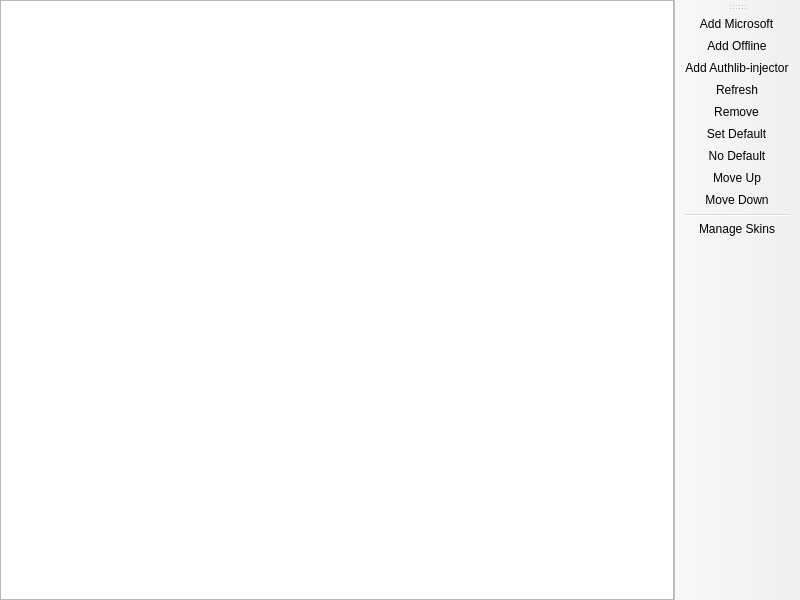
<?xml version="1.0" encoding="UTF-8"?>
<ui version="4.0">
 <class>AccountListPage</class>
 <widget class="QMainWindow" name="AccountListPage">
  <property name="geometry">
   <rect>
    <x>0</x>
    <y>0</y>
    <width>800</width>
    <height>600</height>
   </rect>
  </property>
  <widget class="QWidget" name="centralwidget">
   <layout class="QHBoxLayout" name="horizontalLayout">
    <property name="leftMargin">
     <number>0</number>
    </property>
    <property name="topMargin">
     <number>0</number>
    </property>
    <property name="rightMargin">
     <number>0</number>
    </property>
    <property name="bottomMargin">
     <number>0</number>
    </property>
    <item>
     <widget class="VersionListView" name="listView">
      <property name="alternatingRowColors">
       <bool>true</bool>
      </property>
      <property name="rootIsDecorated">
       <bool>false</bool>
      </property>
      <property name="itemsExpandable">
       <bool>false</bool>
      </property>
      <property name="allColumnsShowFocus">
       <bool>true</bool>
      </property>
      <attribute name="headerStretchLastSection">
       <bool>false</bool>
      </attribute>
     </widget>
    </item>
   </layout>
  </widget>
  <widget class="WideBar" name="toolBar">
   <attribute name="toolBarArea">
    <enum>RightToolBarArea</enum>
   </attribute>
   <attribute name="toolBarBreak">
    <bool>false</bool>
   </attribute>
   <addaction name="actionAddMicrosoft"/>
   <addaction name="actionAddOffline"/>
   <addaction name="actionAddAuthlibInjector"/>
   <addaction name="actionRefresh"/>
   <addaction name="actionRemove"/>
   <addaction name="actionSetDefault"/>
   <addaction name="actionNoDefault"/>
   <addaction name="actionMoveUp"/>
   <addaction name="actionMoveDown"/>
   <addaction name="separator"/>
   <addaction name="actionManageSkins"/>
  </widget>
  <action name="actionSetDefault">
   <property name="text">
    <string>&amp;Set Default</string>
   </property>
  </action>
  <action name="actionNoDefault">
   <property name="checkable">
    <bool>true</bool>
   </property>
   <property name="text">
    <string>&amp;No Default</string>
   </property>
  </action>
  <action name="actionManageSkins">
   <property name="text">
    <string>&amp;Manage Skins</string>
   </property>
   <property name="toolTip">
    <string>Manage Skins</string>
   </property>
  </action>
  <action name="actionAddMicrosoft">
   <property name="text">
    <string>&amp;Add Microsoft</string>
   </property>
  </action>
  <action name="actionAddOffline">
   <property name="text">
    <string>Add &amp;Offline</string>
   </property>
  </action>
  <action name="actionAddAuthlibInjector">
   <property name="text">
    <string>Add &amp;Authlib-injector</string>
   </property>
  </action>
  <action name="actionRefresh">
   <property name="text">
    <string>&amp;Refresh</string>
   </property>
   <property name="toolTip">
    <string>Refresh the account tokens</string>
   </property>
  </action>
  <action name="actionRemove">
   <property name="text">
    <string>Remo&amp;ve</string>
   </property>
  </action>
  <action name="actionMoveUp">
   <property name="text">
    <string>Move &amp;Up</string>
   </property>
  </action>
  <action name="actionMoveDown">
   <property name="text">
    <string>Move &amp;Down</string>
   </property>
  </action>
 </widget>
 <customwidgets>
  <customwidget>
   <class>VersionListView</class>
   <extends>QTreeView</extends>
   <header>ui/widgets/VersionListView.h</header>
  </customwidget>
  <customwidget>
   <class>WideBar</class>
   <extends>QToolBar</extends>
   <header>ui/widgets/WideBar.h</header>
  </customwidget>
 </customwidgets>
 <resources/>
 <connections/>
</ui>
